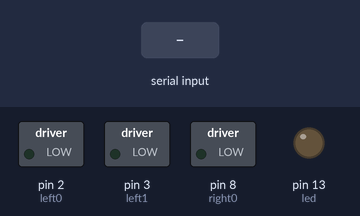
The sketch below on a simulated Arduino Uno, built with avr-gcc and run on an emulated ATmega328P. Shown: switched loads named in the sketch (green lamp = pin HIGH), output pins drawn as LEDs (lit = HIGH). The inputs (shaded band) are chosen by the test bench.

Above: at 1.2 s.
1.3 s: "G" received over Serial
At 2.4 s:
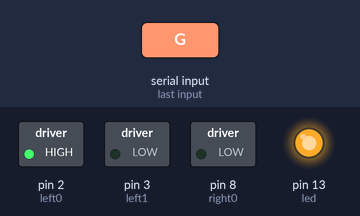
2.8 s: "S" received over Serial
At 3.6 s:
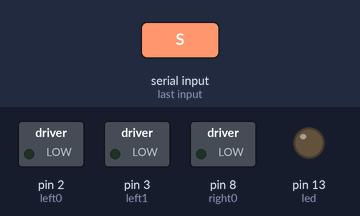
Timing chart, 0 to 7.3 s (numbered marks = the images above; inputs shaded):
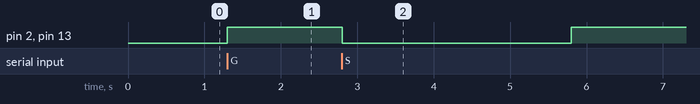

Measured:
- after the input at 1.3 s, pin 2 (left0), pin 13 (led): LOW → HIGH at once
- after the input at 2.8 s, pin 2 (left0), pin 13 (led): HIGH → LOW at once, → HIGH 3.0 s later

The sketch:

Arduino_Motor_Control.ino
```cpp
const int left0=2;
const int left1=3;
const int right0=8;
const int right1=9;
const int led=13;
int incomingByte;


void setup() {
  Serial.begin(9600);
   pinMode(led,OUTPUT);
  // put your setup code here, to run once:
pinMode(left0,OUTPUT);
pinMode(left1,OUTPUT);
pinMode(right0,OUTPUT);
pinMode(right1,OUTPUT);
}

void loop() {
  if(Serial.available()>0)
  {
    incomingByte=Serial.read();
    if(incomingByte=='G')
    {digitalWrite(led,HIGH);

  // put your main code here, to run repeatedly:
digitalWrite(left0,HIGH);
digitalWrite(left1,LOW);
pinMode(right0,HIGH);
pinMode(right1,LOW);
}
if (incomingByte =='S'){
  digitalWrite(led,LOW);
  digitalWrite(left0,LOW);
digitalWrite(left1,LOW);
pinMode(right0,LOW);
pinMode(right1,LOW);
delay(3000);
digitalWrite(led,HIGH);
digitalWrite(left0,HIGH);
digitalWrite(left1,LOW);
pinMode(right0,HIGH);
pinMode(right1,LOW);}

}
}
```
